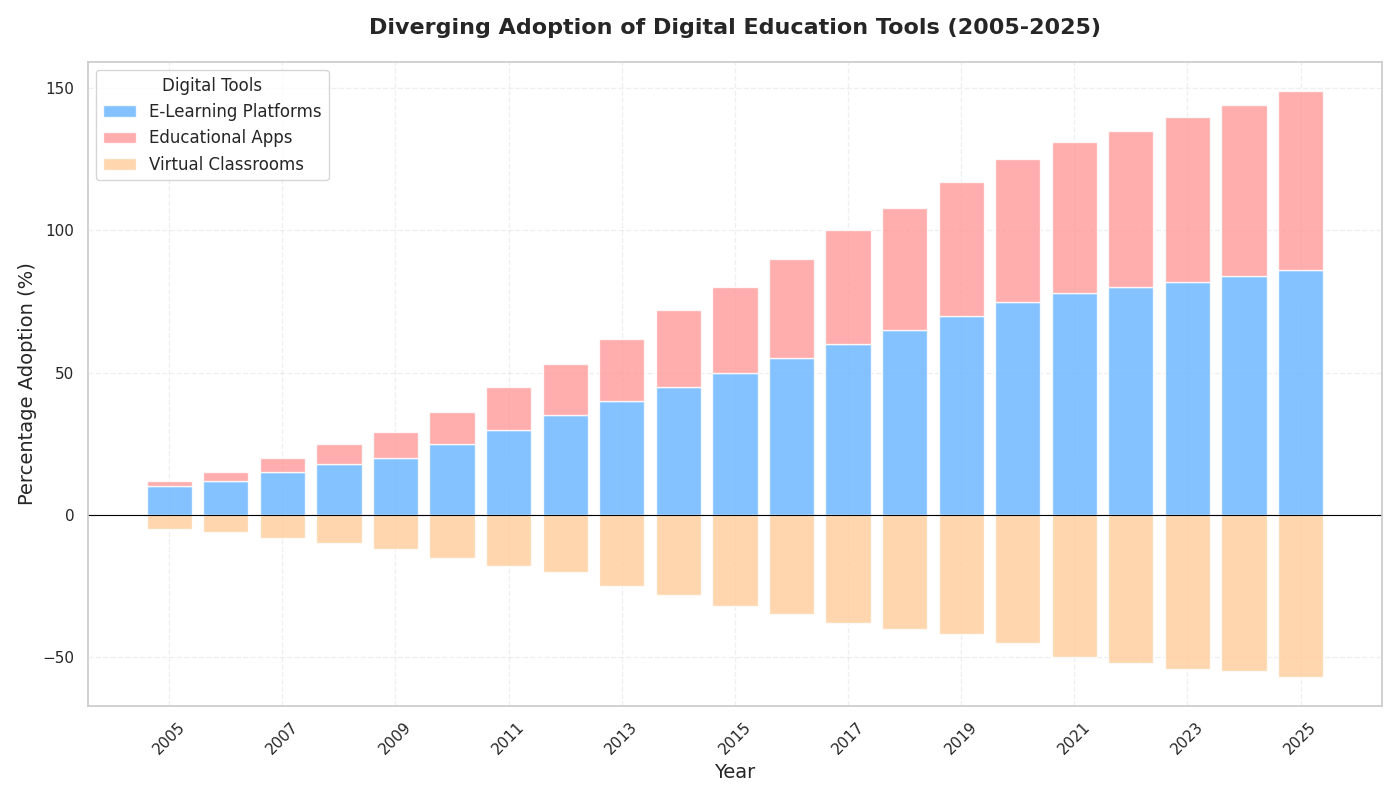

Python code for this plot:
import matplotlib.pyplot as plt
import numpy as np

years = np.arange(2005, 2026)
e_learning_platforms = np.array([
    10, 12, 15, 18, 20, 25, 30, 35, 40, 45, 50, 55, 60, 65, 70, 75, 78, 80, 82, 84, 86
])
virtual_classrooms = np.array([
    -5, -6, -8, -10, -12, -15, -18, -20, -25, -28, -32, -35, -38, -40, -42, -45, -50, -52, -54, -55, -57
])
educational_apps = np.array([
    2, 3, 5, 7, 9, 11, 15, 18, 22, 27, 30, 35, 40, 43, 47, 50, 53, 55, 58, 60, 63
])

fig, ax = plt.subplots(figsize=(14, 8))

ax.bar(years, e_learning_platforms, label='E-Learning Platforms', color='#66b3ff', alpha=0.8)  # Previously '#ff9999'
ax.bar(years, educational_apps, bottom=e_learning_platforms, label='Educational Apps', color='#ff9999', alpha=0.8)  # Previously '#ffcc99'
ax.bar(years, virtual_classrooms, label='Virtual Classrooms', color='#ffcc99', alpha=0.8)  # Previously '#66b3ff'

ax.set_title('Diverging Adoption of Digital Education Tools (2005-2025)', fontsize=16, fontweight='bold', pad=20)
ax.set_xlabel('Year', fontsize=14)
ax.set_ylabel('Percentage Adoption (%)', fontsize=14)

ax.set_xticks(years[::2])
ax.set_xticklabels(years[::2], rotation=45)
ax.grid(alpha=0.3, linestyle='--')
ax.legend(loc='upper left', fontsize=12, title='Digital Tools')
ax.axhline(0, color='black', linewidth=0.8)

plt.tight_layout()
plt.show()
